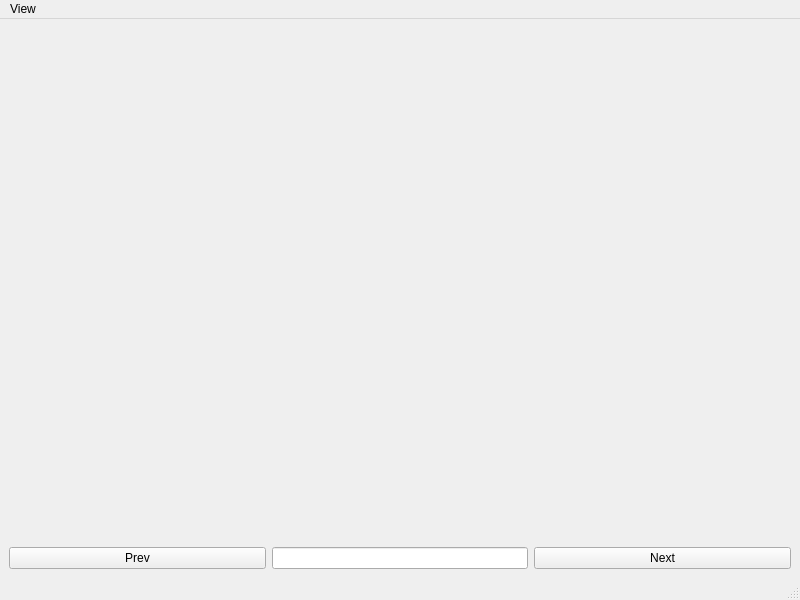
<?xml version="1.0" encoding="UTF-8"?>
<ui version="4.0">
 <class>MainWindow</class>
 <widget class="QMainWindow" name="MainWindow">
  <property name="geometry">
   <rect>
    <x>0</x>
    <y>0</y>
    <width>800</width>
    <height>600</height>
   </rect>
  </property>
  <property name="windowTitle">
   <string>MainWindow</string>
  </property>
  <widget class="QWidget" name="centralwidget">
   <layout class="QGridLayout" name="gridLayout">
    <item row="0" column="0" colspan="3">
     <widget class="QWidget" name="mplwindow" native="true">
      <property name="sizePolicy">
       <sizepolicy hsizetype="Expanding" vsizetype="Preferred">
        <horstretch>1</horstretch>
        <verstretch>0</verstretch>
       </sizepolicy>
      </property>
      <property name="layoutDirection">
       <enum>Qt::LeftToRight</enum>
      </property>
      <layout class="QVBoxLayout" name="mplvl"/>
     </widget>
    </item>
    <item row="1" column="0">
     <widget class="QPushButton" name="prevButton">
      <property name="font">
       <font>
        <family>Helvetica Neue</family>
       </font>
      </property>
      <property name="text">
       <string>Prev</string>
      </property>
     </widget>
    </item>
    <item row="1" column="1">
     <widget class="QLineEdit" name="currentIndex">
      <property name="font">
       <font>
        <family>Helvetica Neue</family>
       </font>
      </property>
     </widget>
    </item>
    <item row="1" column="2">
     <widget class="QPushButton" name="nextButton">
      <property name="font">
       <font>
        <family>Helvetica Neue</family>
       </font>
      </property>
      <property name="text">
       <string>Next</string>
      </property>
     </widget>
    </item>
   </layout>
  </widget>
  <widget class="QMenuBar" name="menubar">
   <property name="geometry">
    <rect>
     <x>0</x>
     <y>0</y>
     <width>800</width>
     <height>22</height>
    </rect>
   </property>
   <widget class="QMenu" name="menuView">
    <property name="title">
     <string>View</string>
    </property>
    <addaction name="actionZoom"/>
    <addaction name="actionReset_Zoom"/>
    <addaction name="actionPan"/>
   </widget>
   <addaction name="menuView"/>
  </widget>
  <widget class="QStatusBar" name="statusbar"/>
  <action name="actionZoom">
   <property name="text">
    <string>&amp;Zoom</string>
   </property>
  </action>
  <action name="actionReset_Zoom">
   <property name="text">
    <string>&amp;Reset Zoom</string>
   </property>
  </action>
  <action name="actionPan">
   <property name="text">
    <string>&amp;Pan</string>
   </property>
  </action>
 </widget>
 <resources/>
 <connections/>
</ui>
